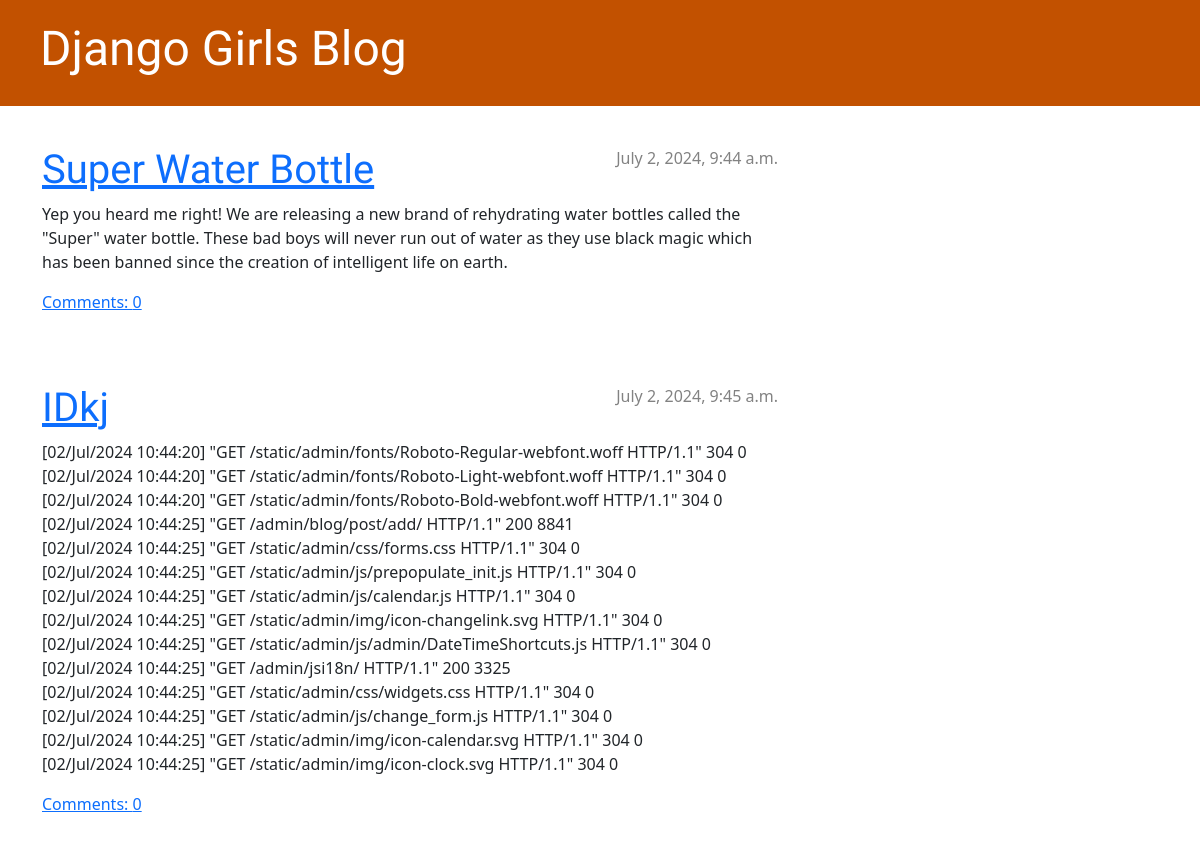
The app's page /, older data.
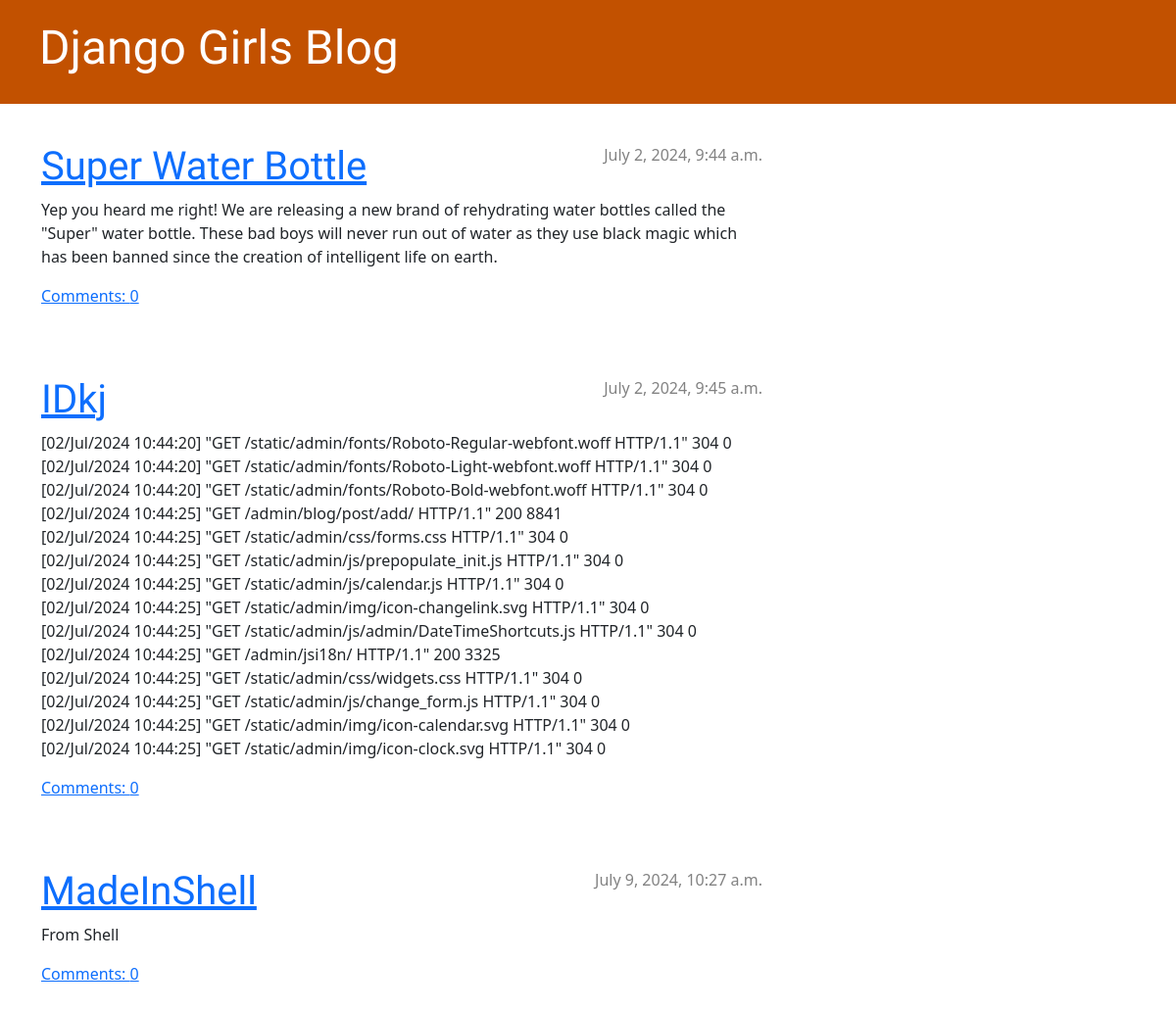
The same page, newer data.
### blog/models.py (models this page shows, shortened)
class Post(models.Model):
    author = models.ForeignKey(settings.AUTH_USER_MODEL, on_delete=models.CASCADE)
    title = models.CharField(max_length=200)
    text = models.TextField()
    created_date = models.DateTimeField(default=timezone.now)
    published_date = models.DateTimeField(blank=True, null=True)
    def approved_comments(self):
        return self.comments.filter(approved_comment=True)

### blog/views.py (the view)
# urls.py: path('', views.post_list, name='post_list'),
def post_list(request):
    posts = Post.objects.filter(published_date__lte=timezone.now()).order_by('published_date')
    return render(request, 'blog/post_list.html', {'posts': posts})

### blog/templates/blog/post_list.html
{% extends 'blog/base.html' %}
{% block content %}
    {% for post in posts %}
        <div class="post">
            <div class="date">
                {{ post.published_date }}
            </div>
            <h1><a href="{% url 'post_detail' pk=post.pk %}">{{ post.title }}</a></h1>
            <p>{{ post.text|linebreaksbr }}</p>
            <a href="{% url 'post_detail' pk=post.pk %}">Comments: {{ post.approved_comments.count }}</a>
        </div>
    {% endfor %}
{% endblock content %}

Row changes from the older to the newer data that the page shows:
added Post: published_date "July 9, 2024, 10:27 a.m.", title "MadeInShell", text "From Shell", approved_comments.count "0"
